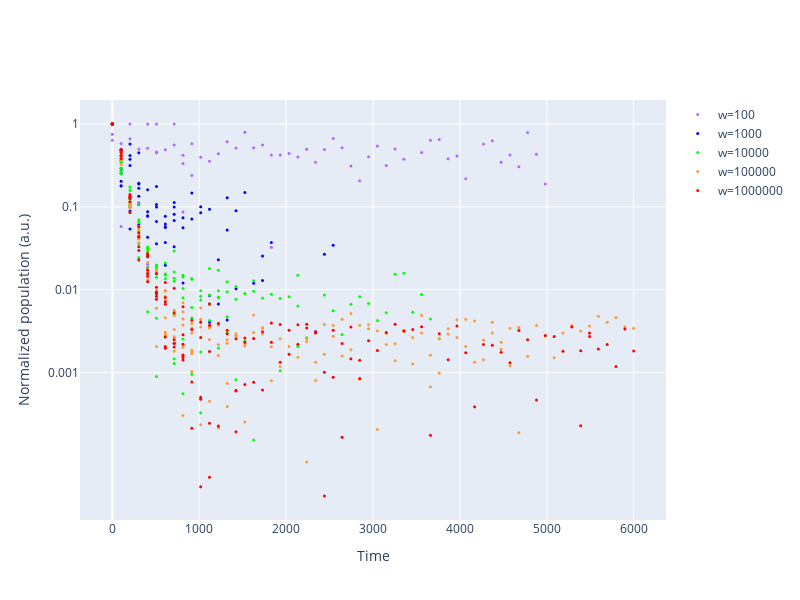

This figure's notebook cell:
### Code cell
time = np.linspace(0, 6000, 60)
traces = []
color_map = {
    'bright purple': 'rgb(178, 102, 255)',
    'bright blue': 'rgb(0, 0, 255)',
    'bright green': 'rgb(0, 255, 0)',
    'orange': 'rgb(255, 153, 51)',
    'red': 'rgb(255, 0, 0)'
}
color_list = list(color_map.values())

for i, w in enumerate(w_list):
    color = color_list[i % len(color_list)]
    
    for j, data_6 in enumerate(data_trials):
        combined_data = (np.array(data_6[0.1][w]['er_distribution'][5]) + 
                         np.array(data_6[0.1][w]['er_distribution'][6]))
        
        downsampled = np.mean(np.reshape(combined_data, (60, -1)), axis=1)
        m = np.max(downsampled)
        percentage = (downsampled / m)
        
        traces.append(go.Scatter(x=time, y=percentage, mode='markers',
                                 marker=dict(color=color, size=3),  # Adjust the size parameter
                                 showlegend=(j == 0),  # Show legend only for the first trace of each `w`
                                 name=f'w={w}'))

fig = go.Figure(traces)
fig.update_layout(xaxis_title='Time', yaxis_title='Normalized population (a.u.)',
                  yaxis=dict(type='log', tickvals=[0.001, 0.01, 0.1, 1]),
                  width=800, height=600)  # Set width and height to make the plot square
fig.show()
